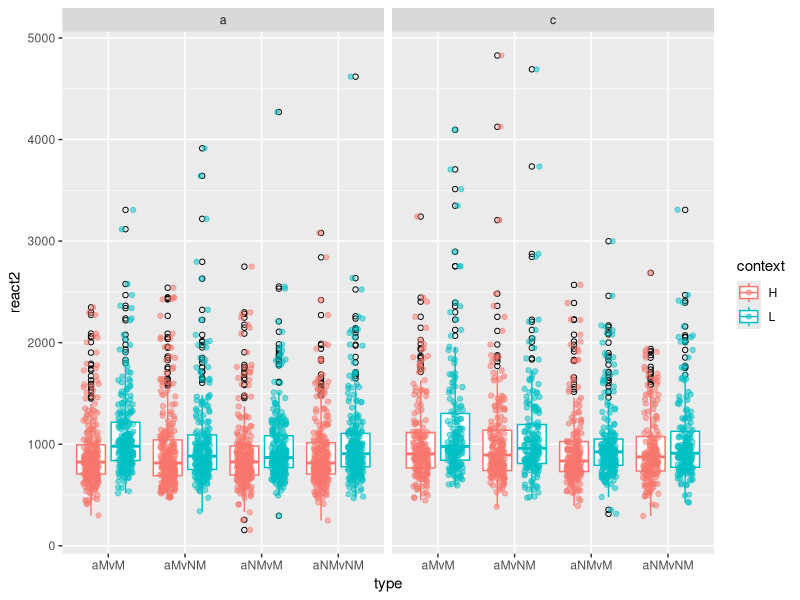

Reproduce this figure in R. (Note: this script raises an error after producing the figure.)
## ---- chunk 1
library(ggplot2)
library(readr)
library(dplyr)
#firstbatch <- read_csv("firstbatch.csv",col_names = TRUE)
firstbatch <- read_csv("secondbatch.csv",col_names = TRUE)

firstbatch <- firstbatch %>%
  mutate(
    number = as.factor(number),
    audio = as.factor(audio),
    video = as.factor(video),
    context = as.factor(context),
    group = as.factor(group),
  )
## ---- chunk 2
firstbatch %>%
  filter(accuracy != 0) %>% # Only including correct response
  filter(react2 < 5000) %>% # If the reaction time is too long
  ggplot(aes(x=type, y=react2)) +
  geom_boxplot(aes(colour = context), outlier.colour = "black", outlier.shape = 1, position = position_dodge(width=0.9))+
  geom_point(aes(colour = context),position = position_jitterdodge(dodge.width = 0.9),alpha = 0.5) +
  facet_grid(.~group)
#ggsave("firstbatch.png",width = 8, height = 6)
## ---- chunk 3
firstbatch %>%
  filter(accuracy != 0) %>% # Only including correct response
  filter(react2 < 5000) %>% # If the reaction time is too long
  group_by(context, audio, video) %>%
  summarise(mean = mean(react2, na.rm = TRUE),quantile50 = quantile(react2,0.5,na.rm = TRUE), count = n())
## ---- chunk 4
firstbatch.clean <- firstbatch %>%
  filter(accuracy != 0) %>% # Only including correct response
  filter(react2 < 5000) # If the reaction time is too long
  
model <- lm(react2 ~ audio+video+context+group,data = firstbatch.clean)
summary(model)

model.adult <- lm(react2 ~ audio+video+context,data = filter(firstbatch.clean,group == "adult"))
summary(model.adult)

model.child <- lm(react2 ~ audio+video+context,data = filter(firstbatch.clean,group == "child"))
summary(model.child)
